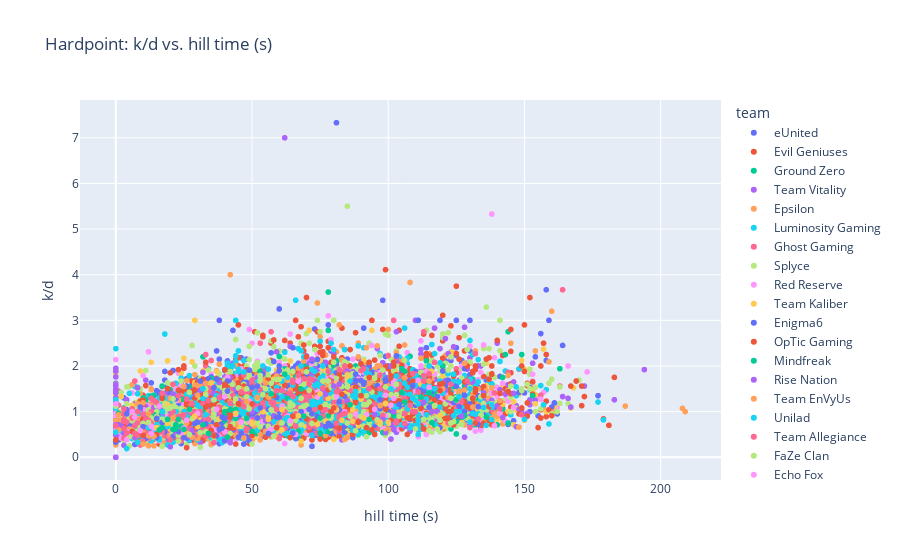

The cell this chart's notebook holds for it:
### Code cell
px.scatter(
    cwl_2018_2019_hp,
    y = 'k/d',
    x= 'hill time (s)',
    color='team',
    title='Hardpoint: k/d vs. hill time (s)'
)
